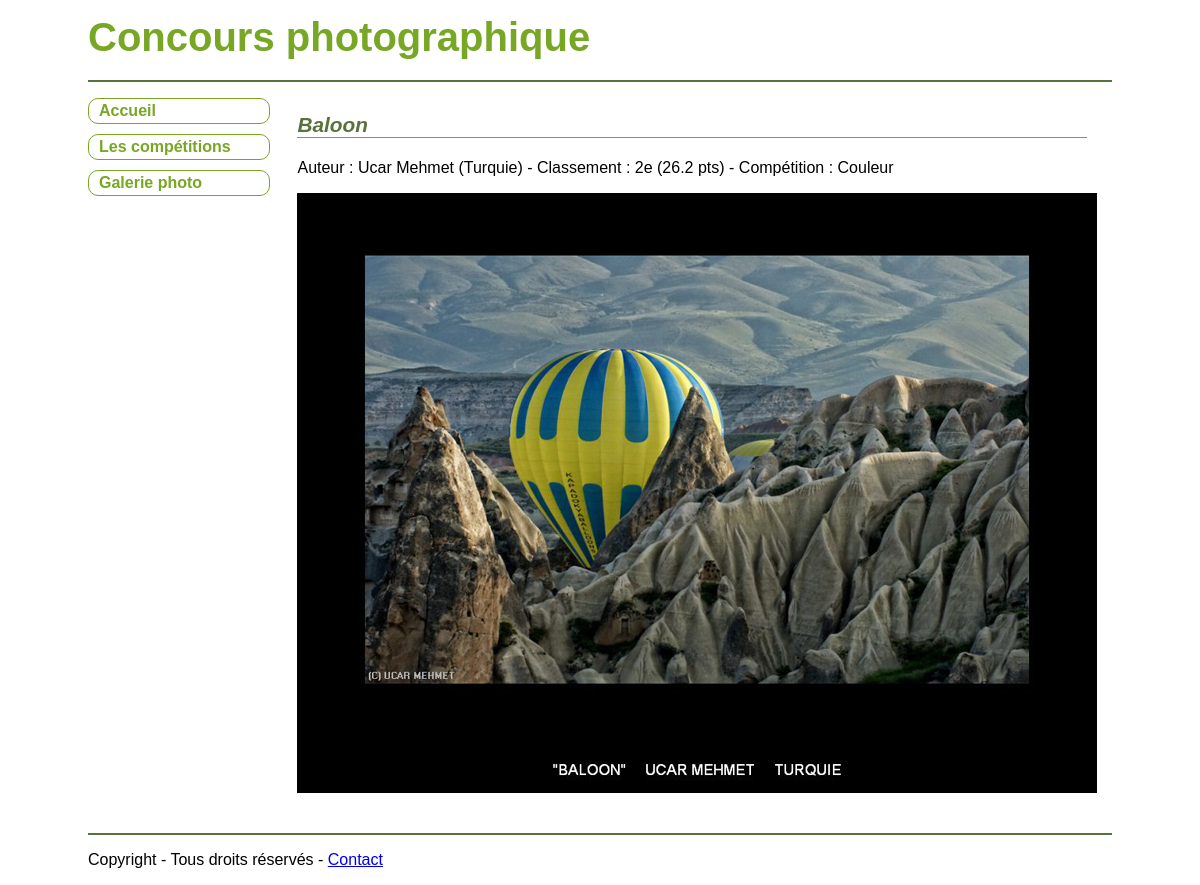
The app's page /index.php/C_photo/detail/3 with its own data.
### tables this page shows
CREATE TABLE `photo` (
  `ID` int(11) NOT NULL,
  `competitionID` int(11) NOT NULL,
  `concurrentID` int(11) NOT NULL,
  `Titre` varchar(255) DEFAULT NULL,
  `NomFichier` varchar(255) NOT NULL,
  `OrdreProjection` int(10) DEFAULT NULL,
  `Total` float DEFAULT NULL,
  `Classement` int(10) DEFAULT NULL
);

CREATE TABLE `concurrent` (
  `ID` int(11) NOT NULL,
  `Nom` varchar(255) NOT NULL,
  `Prenom` varchar(255) DEFAULT NULL,
  `Pays` varchar(255) DEFAULT NULL
);

CREATE TABLE `competition` (
  `ID` int(11) NOT NULL,
  `Nom` varchar(255) NOT NULL,
  `DossierStockage` varchar(255) DEFAULT NULL,
  `Date` date DEFAULT NULL
);

### application/controllers/C_photo.php (called while the page is built, shortened)
<?php
class C_photo extends CI_Controller {
    private $data;
    public function __construct() {
        $this->load->helper("url");
        $this->load->model("M_photo");
    }
    public function detail() {
        $param = $this->uri->segment("3");
        if (isset($param)) {
            $this->data["photo"] = $this->M_photo->select_detail_by_id($param)[0];
            $page["contenu"] = $this->load->view('photos/V_detail_photo', $this->data, true);
            $this->load->view("commun/V_template.php", $page);
        } else {
            $this->index();
        }
    }
}

### index.php (called while the page is built, shortened)
<?php
require_once BASEPATH.'core/CodeIgniter.php';

### application/models/M_photo.php (called while the page is built, shortened)
<?php
class M_photo extends CI_Model {
    public function select_detail_by_id($id) {
        $query = $this->db->select("photo.ID, photo.competitionID, photo.concurrentID, photo.Titre, photo.NomFichier, photo.OrdreProjection, photo.Total, photo.Classement, concurrent.Nom, concurrent.Prenom, concurrent.Pays, competition.Nom as cNom")
                ->from("competition,photo,concurrent")
                ->where("competition.ID = photo.competitionID")
                ->where("photo.concurrentID = concurrent.ID")
                ->where("photo.ID", $id)
                ->order_by("photo.Classement")
                ->get();
        $resultats = $query->result_array();
        return $resultats;
    }
}

### application/views/photos/V_detail_photo.php (the view, shortened to what this page needs)
<article>
    <h1><?php echo $photo["Titre"]; ?></h1>
    <p>Auteur : <?php echo $photo["Nom"]." ".$photo["Prenom"]." (".$photo["Pays"].") - Classement : ".$photo["Classement"]."e (".$photo["Total"]." pts) - Compétition : ".$photo["cNom"]; ?></p>
    <p><img src="<?php echo base_url("assets/images/")."/".$photo["cNom"]."/".$photo["NomFichier"];?>" alt="Concours"  /></p>
</article>

### assets/css/styles.css (style rules this page uses)
body { font-family: Arial, Verdana, sans-serif; font-size: 1em; color: black; background-color: white; margin: 0px; padding: 0px; }
article { padding: 10px 5px 10px 5px; clear: both; margin-bottom: 10px; }
article h1 { color: rgb(89,114,60); font-size: 1.3em; font-style: italic; border-bottom: 1px solid rgb(119,167,36); }
p { text-align: justify; }

### records on screen
photo: Titre "Baloon", concurrentID.Nom "Ucar", concurrentID.Prenom "Mehmet", concurrentID.Pays "Turquie", Classement "2", Total "26.2", competitionID.Nom "Couleur", competitionID+NomFichier (picture)
